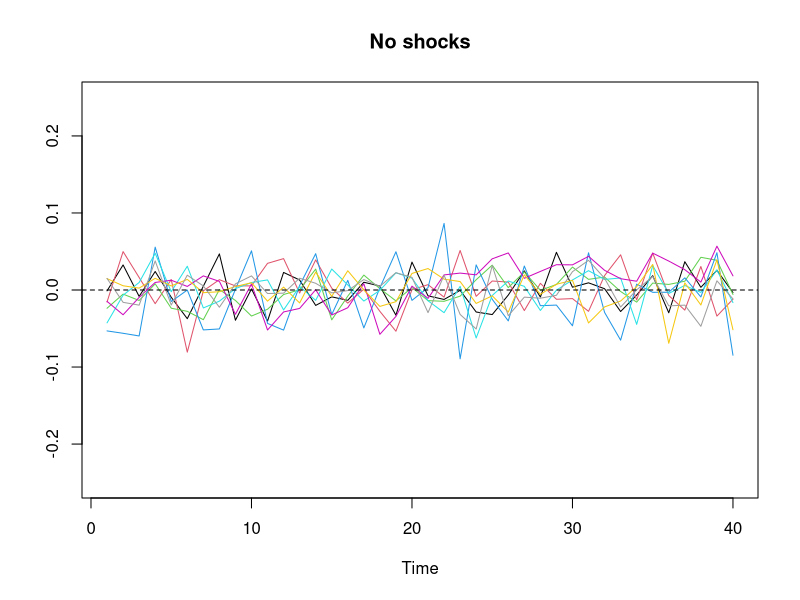
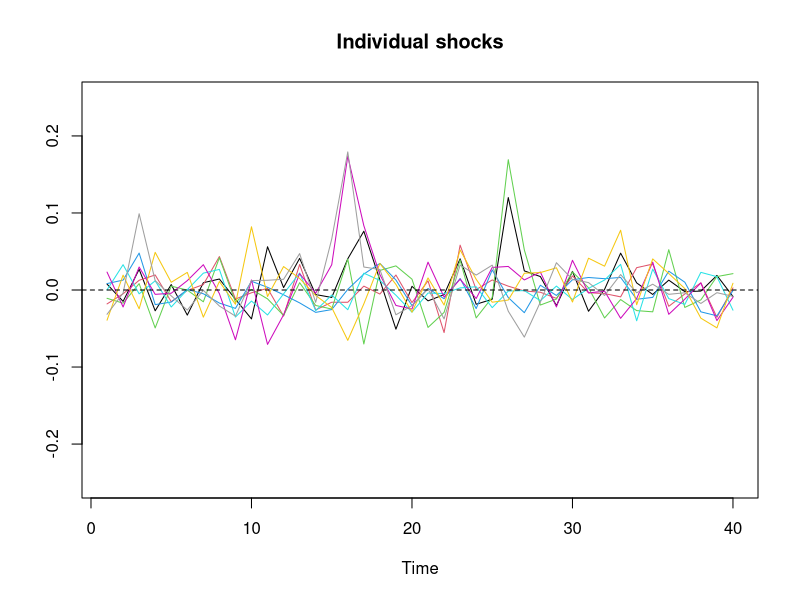
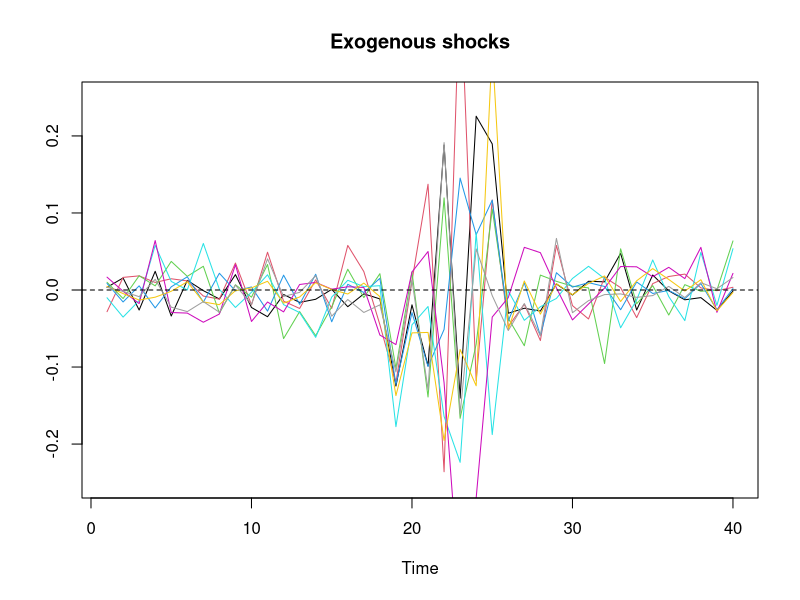
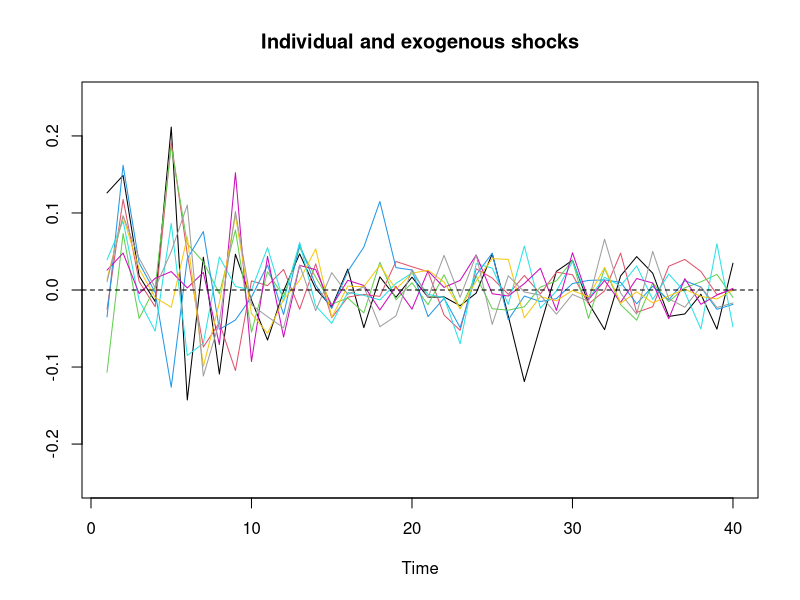

Source code (R) for these figures, in order:
# simulating financial growth rates for Monte Carlo Simulations


sim_y <- function(K,
                  p, 
                  T,
                  # --- PARAMETERS FOR TIME SERIES SHOCKS ----------------------
                  init_sd = 0.015,
                  # --- individual shocks -----------------------
                  min_indiv_shocks = 0,
                  max_indiv_shocks = 0,
                  indiv_shock_length_min = 1,
                  indiv_shock_length_max = 3,
                  # --- high volatility period ------------------
                  min_high_vol_periods = 0,
                  max_high_vol_periods = 0,
                  high_vol_period_length_min = 4,
                  high_vol_period_length_max = 8,
                  # --- exogenous shocks ------------------------
                  min_exog_shocks = 0,
                  max_exog_shocks = 0,
                  exog_shock_length_min = 1,
                  exog_shock_length_max = 2){
  #' Creates T simulations of a K*1 vector y of a VAR(p) process.
  #' 
  #' Parameters:
  #' - K (integer): How many variables are included.
  #' - p (integer): How many lags are included.
  #' - T (integer): How many observations are going to be simulated.
  #' - init_sd (scalar): Initial volatility for first p lags.
  #' - min_..._shocks, max_..._shocks (integer): Range of how many individual/ exogenous
  #'                                    shocks can appear in each variable's time series.
  #' - ..._length_min, ..._length_max (scalar): Range of durations for the shocks.
  #' 
  #' Returns:
  #' - K*1 matrix of simulated y's.

  # compute coefficient matrix A
  A_list <- helper_coefficient_generator(p, K)

  # compute shocks
  eps <- helper_eps_generator(K = K, 
                              T = T+p,
                              min_indiv_shocks = min_indiv_shocks,
                              max_indiv_shocks = max_indiv_shocks,
                              indiv_shock_length_min = indiv_shock_length_min,
                              indiv_shock_length_max = indiv_shock_length_max,
                              min_high_vol_periods = min_high_vol_periods,
                              max_high_vol_periods = max_high_vol_periods,
                              high_vol_period_length_min = high_vol_period_length_min,
                              high_vol_period_length_max = high_vol_period_length_max,
                              min_exog_shocks = min_exog_shocks,
                              max_exog_shocks = max_exog_shocks,
                              exog_shock_length_min = exog_shock_length_min,
                              exog_shock_length_max = exog_shock_length_max)
  
  # initialize series
  Y <- matrix(0, nrow = T + p, ncol = K)
  for (i in 1:p) {
    Y[i, ] <- rnorm(K, mean = 0, sd = init_sd)
  }
  
  # simulate series
  for (t in (p+1):(T + p)) {
    Y_t <- rep(0, K)
    for (lag in 1:p) {
      Y_t <- Y_t + A_list[[lag]] %*% Y[t-lag, ]
    }
    Y[t, ] <- Y_t + eps[t, ]
  }
  
  return(Y[(p+1):(T + p), ])
}


helper_coefficient_generator <- function(p, 
                                         K, 
                                         d_min = 0.1,
                                         d_max = 0.3, 
                                         off_d_mean = 0, 
                                         off_d_sd = 0.05,
                                         persistence_factor = 0.4) {
  #' Helper function which creates a list of p many K*K VAR coefficient 
  #' matrices, which decay lineally with increasing lags p.
  #' 
  #' Parameters:
  #' - p (integer): How many lags are included.
  #' - K (integer): How many variables are included.
  #' - d_min_coef, d_max_coef (scalar): Range of the diagonal elements in the coefficient matrix.
  #' - off_d_mean_coef, off_d_sd_coef (scalar): Mean and standard deviation of off-diagonal
  #'                                            elements in the coefficient matrix.
  #' - persistence_factor (scalar): Determines how strongly coefficients of lag p+1
  #'                                 depend on those of lag p (default = 0.5).
  #' 
  #' Returns:
  #' - A list of p-many K*K VAR coefficient matrices.
  
  A_list <- vector("list", p)
  prev_A <- NULL
  
  for (i in 1:p) {
    
    diag_min <- d_min / i
    diag_max <- d_max / i
    off_diag_mean <- off_d_mean / i
    off_diag_sd   <- off_d_sd / i
    
    A_raw <- matrix(0, nrow=K, ncol=K)

    # Generate elements with persistence
    for (r in 1:K) {
      for (col in 1:K) {
        if (r != col) {
          if (!is.null(prev_A)) {
            prev_sign <- sign(prev_A[r, col])
            base_value <- rnorm(1, mean = persistence_factor * prev_A[r, col], sd = off_diag_sd)
            A_raw[r, col] <- base_value + prev_sign * abs(rnorm(1, mean = off_diag_mean, sd = off_diag_sd))
          } else {
            # Initial lag coefficients sampled independently
            A_raw[r, col] <- rnorm(1, mean = off_diag_mean, sd = off_diag_sd)
          }
        }
        else {
          if(!is.null(prev_A)){
            prev_sign <- sign(prev_A[r, col])
            base_value <- runif(1, min = persistence_factor * diag_min, max = persistence_factor * diag_max)
            A_raw[r, col] <- base_value + prev_sign * abs(runif(1, min = diag_min, max = diag_max))
          }
          else{
            # Initial lag coefficients sampled independently
            diag_sign <- sample(c(-1,1), 1, prob = c(0.90, 0.10))
            A_raw[r, col] <- runif(1, min = diag_min, max = diag_max) * diag_sign
          }
        }
      }
    }
    
    # Update the list and store the current matrix as previous
    A_list[[i]] <- A_raw
    prev_A <- A_raw
  }
  
  # Check if stable
  A_list <- hhelper_make_stationary_A(A_list, K)
  
  return(A_list)
}



helper_eps_generator <- function(K, 
                                 T, 
                                 shock_diag_min = 0.05,
                                 shock_diag_max = 0.2, 
                                 mean_vola = 0.025, 
                                 sd_vola = 0.005,
                                 # --- individual shocks -----------------------
                                 min_indiv_shocks,
                                 max_indiv_shocks,
                                 indiv_shock_length_min,
                                 indiv_shock_length_max,
                                 indiv_shock_ampl_min = 0.075,
                                 indiv_shock_ampl_max = 0.2,
                                 indiv_shock_decay = 0.5,
                                 # --- high volatility period ------------------
                                 min_high_vol_periods,
                                 max_high_vol_periods,
                                 high_vol_period_length_min,
                                 high_vol_period_length_max,
                                 high_vol_strength_min = 2,
                                 high_vol_strength_max = 3.5,
                                 # --- exogenous shocks ------------------------
                                 min_exog_shocks,
                                 max_exog_shocks,
                                 exog_shock_length_min,
                                 exog_shock_length_max,
                                 exog_shock_ampl_min = 0.075,
                                 exog_shock_ampl_max = 0.15,
                                 exog_shock_decay = 0.5,
                                 exog_shock_shift_range = 3) {
  #' Helper function to creates a T*K matrix of shocks. First, draws from a 
  #' multivariate normal distribution with a correlation structure Rho. Can add
  #' high vola periods and exogenous and individual shocks, where exogenous shocks
  #' are correlated with high vola periods if they exist.
  #'
  #' Parameters:
  #' - K (integer): Number of variables.
  #' - T (integer): Number of observations.
  #' - shock_diag_min, shock_diag_max (scalar): Range for the off-diagonal correlations.
  #' - mean_vola, sd_vola (scalar): Mean and SD for drawing each firm's volatility.
  #' --- shock parameters ------------------------------------------------------
  #' - min_indiv_shocks, max_indiv_shocks, in_indiv_shocks, 
  #'   max_indiv_shocks, in_indiv_shocks, max_indiv_shocks (integer): 
  #'    - Range of how many "shocks" can appear in each variable's time series.
  #' - indiv_shock_length_min, indiv_shock_length_max, exog_shock_length_min, 
  #'   exog_shock_length_max, high_vol_period_length_min, 
  #'   high_vol_period_length_max (integer): 
  #'    - Range of durations for these shocks.
  #' - indiv_shock_ampl_min, indiv_shock_ampl_max, exog_shock_ampl_min, 
  #'   exog_shock_ampl_max (scalar): 
  #'    - Range for the amplitude of each shock.
  #' - high_vol_strength_min, high_vol_strength_max (scalar):
  #'    - Range for the intensity of increased volatility.
  #' - indiv_shock_decay, exog_shock_decay (scalar): Decay factor for the shock.
  #' - exog_shock_shift_range (integer): how many periods around the high-vol 
  #'   segment we shift exogenous shocks.
  #'
  #' Returns:
  #' - A T*K matrix containing the simulation shocks.
  
  # create baseline correlation matrix
  Rho <- matrix(0, nrow = K, ncol = K)
  diag(Rho) <- 1
  for (r in 1:(K-1)) {
    for (col in (r+1):K) {
      x <- runif(1, min = shock_diag_min, max = shock_diag_max)
      Rho[r, col] <- x
      Rho[col, r] <- x
    }
  }

  # construct the covariance matrix Sigma
  sd_vec <- rnorm(K, mean = mean_vola, sd = sd_vola)
  Sigma  <- diag(sd_vec) %*% Rho %*% diag(sd_vec)
  
  # generate the base normal random vectors with covariance Sigma
  cholSigma <- chol(Sigma)
  Z         <- matrix(rnorm(T * K), nrow = T, ncol = K)
  eps       <- Z %*% cholSigma
  
  
  # --- PERIODS OF HIGHER VOLATILITY -------------------------------------------
  number_high_vol_periods <- sample(min_high_vol_periods:max_high_vol_periods, 1)
  
  hv_periods <- data.frame(
    hv_start  = integer(number_high_vol_periods),
    hv_length = integer(number_high_vol_periods)
  )
  
  if (number_high_vol_periods > 0) {
    for (i in 1:number_high_vol_periods) {
      hv_length <- sample(high_vol_period_length_min:high_vol_period_length_max, 1)
      hv_start  <- sample(seq_len(T - hv_length), 1)
      hv_multiplier <- runif(1, min = high_vol_strength_min, max = high_vol_strength_max)
      
      range_idx <- hv_start:(hv_start + hv_length - 1)
      eps[range_idx, ] <- eps[range_idx, ] * hv_multiplier
      
      # store these in hv_periods so we can reuse them
      hv_periods$hv_start[i]  <- hv_start
      hv_periods$hv_length[i] <- hv_length
    }
  }
  
  
  # --- INDIVIDUAL SHOCKS ------------------------------------------------------
  num_indiv_shocks_vec <- sample(min_indiv_shocks:max_indiv_shocks, K, replace = TRUE)
  
  for (k in 1:K) {
    n_indiv_shocks <- num_indiv_shocks_vec[k]
    
    if (n_indiv_shocks > 0) {
      for (s in 1:n_indiv_shocks) {
        indiv_shock_length  <- sample(indiv_shock_length_min:indiv_shock_length_max, 1)
        indiv_shock_start   <- sample(seq_len(T - indiv_shock_length), 1)
        
        indiv_shock_amplitude <- runif(1, indiv_shock_ampl_min, indiv_shock_ampl_max)
        indiv_shock_sign      <- sample(c(-1, 1), 1)
        indiv_shock_amplitude <- indiv_shock_amplitude * indiv_shock_sign
        
        for (i in 0:(indiv_shock_length - 1)) {
          t_index <- indiv_shock_start + i
          eps[t_index, k] <- eps[t_index, k] + indiv_shock_amplitude * (indiv_shock_decay^i)
        }
      }
    }
  }
  
  
  # --- EXOGENOUS SHOCKS -------------------------------------------------------
  n_exog_shocks <- sample(min_exog_shocks:max_exog_shocks, 1)
  
  if (n_exog_shocks > 0) {
    for (s in 1:n_exog_shocks) {
      exog_shock_length    <- sample(exog_shock_length_min:exog_shock_length_max, 1)
      exog_shock_amplitude <- runif(K, exog_shock_ampl_min, exog_shock_ampl_max)
      
      # pick a random vola period to center around
      if (number_high_vol_periods > 0) {
        idx <- sample(seq_len(nrow(hv_periods)), 1)
        center <- hv_periods$hv_start[idx]
        
        # shift the exog shock start
        offset <- sample(seq(-exog_shock_shift_range, exog_shock_shift_range), 1)
        exog_start <- center + offset
      } else {
        # if no vola periods, just pick random start
        exog_start <- sample(seq_len(T - exog_shock_length), 1)
      }
      
      # safety check
      if (exog_start < 1) exog_start <- 1
      if (exog_start + exog_shock_length - 1 > T) {
        exog_shock_length <- T - exog_start + 1
      }
      
      # sign can differ for each variable
      sign_vec <- sample(c(-1, 1), 1)
      
      # apply to all K variables
      for (i in 0:(exog_shock_length - 1)) {
        t_index <- exog_start + i
        for (k in 1:K) {
          eps[t_index, k] <- eps[t_index, k] + 
            exog_shock_amplitude[k] * (exog_shock_decay^i) * sign_vec
        }
      }
    }
  }
  
  return(eps)
}


hhelper_make_stationary_A <- function(A_list, K) {
  #' Helper helper function which adjusts the coefficient matrix A such that it 
  #' is stationary if needed.
  #' 
  #' Parameters:
  #' - A_list (list): List of length p with K x K coefficient matrices from 
  #'                  helper_coefficient_generator.
  #' 
  #' Returns: 
  #' - Adjusted A_list, if it was unstationary.

  p <- length(A_list)
  A_sum <- Reduce(`+`, A_list)
  
  repeat {
    # also check spectral radius
    eigvals <- eigen(A_sum)$values
    rho     <- max(Mod(eigvals))
    
    # scale down if necessary
    if (rho >= 0.99) {
      # scale factor = 1.01 * rho or something slightly bigger than rho
      scale_factor <- 1.01 * rho
      if (scale_factor < 1.01) scale_factor <- 1.01
      
      for (i in seq_len(p)) {
        A_list[[i]] <- A_list[[i]] / scale_factor
      }
      A_sum <- A_sum / scale_factor
    } else {
      break
    }
  }

  return(A_list)
}




K = 8
p = 3
T = 40

# no shocks
ts.plot(sim_y(K, p, T, 
              min_indiv_shocks = 0, 
              max_indiv_shocks = 0, 
              min_high_vol_periods = 0, 
              max_high_vol_periods = 0,
              min_exog_shocks = 0,
              max_exog_shocks = 0), 
        col=1:K, main= "No shocks", ylim = c(-0.25, 0.25))
abline(h = 0, col = "black", lty = 2)

# individual shocks
ts.plot(sim_y(K, p, T, 
              min_indiv_shocks = 0, 
              max_indiv_shocks = 2, 
              min_high_vol_periods = 0, 
              max_high_vol_periods = 0,
              min_exog_shocks = 0,
              max_exog_shocks = 0), 
        col=1:K, main= "Individual shocks", ylim = c(-0.25, 0.25))
abline(h = 0, col = "black", lty = 2)

# exogenous shocks
ts.plot(sim_y(K, p, T, 
              min_indiv_shocks = 0, 
              max_indiv_shocks = 0, 
              min_high_vol_periods = 1, 
              max_high_vol_periods = 2,
              min_exog_shocks = 1,
              max_exog_shocks = 2), 
        col=1:K, main= "Exogenous shocks", ylim = c(-0.25, 0.25))
abline(h = 0, col = "black", lty = 2)

# individual and exogenous shocks
ts.plot(sim_y(K, p, T,
              min_indiv_shocks = 0, 
              max_indiv_shocks = 2, 
              min_high_vol_periods = 1, 
              max_high_vol_periods = 2,
              min_exog_shocks = 1,
              max_exog_shocks = 2), 
        col=1:K, main= "Individual and exogenous shocks", ylim = c(-0.25, 0.25))
abline(h = 0, col = "black", lty = 2)
